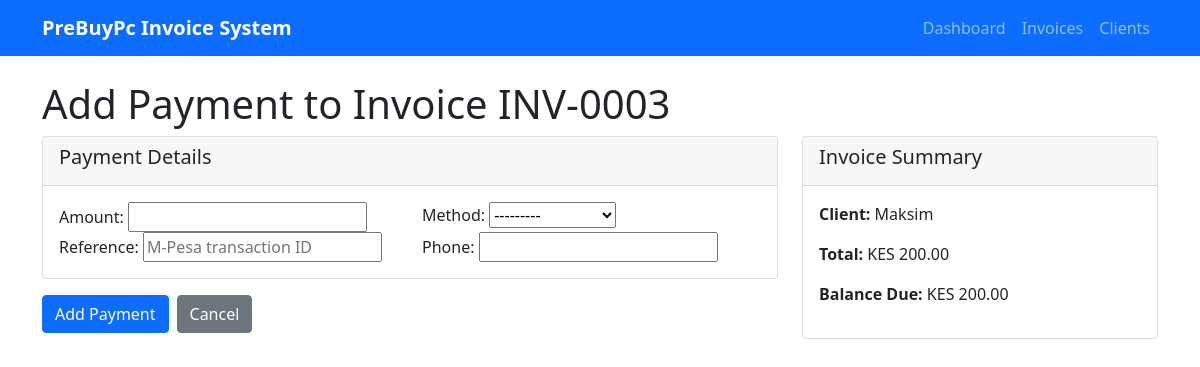
The app's page /invoices/3/payment/, older data.
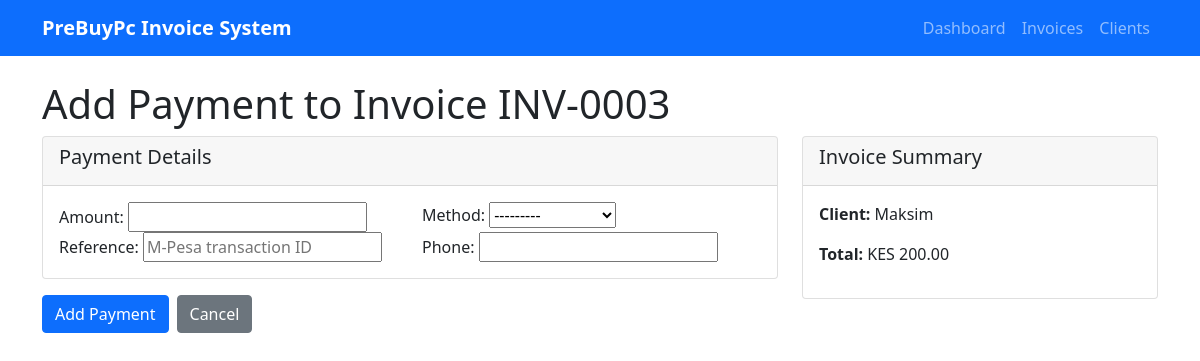
The same page, newer data.
### invoices/models.py (models this page shows, shortened)
class Invoice(models.Model):
    STATUS_CHOICES = [
        ('draft', 'Draft'),
        ('sent', 'Sent'),
        ('paid', 'Paid'),
        ('overdue', 'Overdue'),
        ('cancelled', 'Cancelled'),
        ('refunded', 'Refunded'),
    ]
    invoice_number = models.CharField(max_length=50, unique=True)
    client = models.ForeignKey(Client, on_delete=models.CASCADE, related_name='invoices')
    currency = models.CharField(max_length=3, default='KES')
    date_issued = models.DateField(default=timezone.now)
    due_date = models.DateField(null=True, blank=True)
    status = models.CharField(max_length=20, choices=STATUS_CHOICES, default='draft')
    tax_rate = models.DecimalField(max_digits=5, decimal_places=2, default=0)
    discount = models.DecimalField(max_digits=10, decimal_places=2, default=0)
    subtotal = models.DecimalField(max_digits=10, decimal_places=2, default=0)
    tax_amount = models.DecimalField(max_digits=10, decimal_places=2, default=0)
    grand_total = models.DecimalField(max_digits=10, decimal_places=2, default=0)
    paid_at = models.DateTimeField(null=True, blank=True)
    notes = models.TextField(blank=True)
    public_token = models.UUIDField(default=uuid.uuid4, editable=False, unique=True)
    is_active = models.BooleanField(default=True)
    created_at = models.DateTimeField(auto_now_add=True)
    updated_at = models.DateTimeField(auto_now=True)
    @property
    def balance_due(self):
        total_paid = sum(payment.amount for payment in self.payments.all())
        return max(Decimal(0), self.grand_total - total_paid)
    class Meta:
        ordering = ['-created_at']
        indexes = [
            models.Index(fields=['invoice_number']),
            models.Index(fields=['client']),
            models.Index(fields=['status']),
        ]

class Client(models.Model):
    name = models.CharField(max_length=255)
    email = models.EmailField(blank=True)
    phone = models.CharField(max_length=20, blank=True)
    company_name = models.CharField(max_length=255, blank=True)
    billing_address = models.TextField(blank=True)
    kra_pin = models.CharField(max_length=20, blank=True)
    notes = models.TextField(blank=True)
    created_at = models.DateTimeField(auto_now_add=True)
    updated_at = models.DateTimeField(auto_now=True)
    class Meta:
        ordering = ['-created_at']

### invoices/views.py (the view)
# urls.py: path('invoices/<int:invoice_pk>/payment/', views.payment_add, name='add_payment'),
def payment_add(request, invoice_pk):
    invoice = get_object_or_404(Invoice, pk=invoice_pk)
    if request.method == 'POST':
        form = PaymentForm(request.POST)
        if form.is_valid():
            payment = form.save(commit=False)
            payment.invoice = invoice
            payment.save()
            invoice.save()
            messages.success(request, f'Payment of {invoice.currency} {payment.amount} added successfully.')
            return redirect('invoices:detail', pk=invoice.pk)
    else:
        form = PaymentForm()
    return render(request, 'invoices/payment_form.html', {
        'form': form,
        'invoice': invoice
    })

### invoices/forms.py
class PaymentForm(forms.ModelForm):
    class Meta:
        model = Payment
        fields = ['amount', 'method', 'reference', 'phone']
        widgets = {
            'reference': forms.TextInput(attrs={'placeholder': 'M-Pesa transaction ID'}),
        }

### invoices/templates/invoices/payment_form.html (shortened to what this page needs)
{% extends 'invoices/base.html' %}
{% block content %}
<h1>Add Payment to Invoice {{ invoice.invoice_number }}</h1>
<div class="row">
    <div class="col-md-8">
        <form method="post">
            <div class="card">
                <div class="card-header">
                    <h5>Payment Details</h5>
                </div>
                <div class="card-body">
                    <div class="row">
                        <div class="col-md-6">
                            {{ form.amount.label_tag }}
                            {{ form.amount }}
                        </div>
                        <div class="col-md-6">
                            {{ form.method.label_tag }}
                            {{ form.method }}
                        </div>
                    </div>
                    <div class="row">
                        <div class="col-md-6">
                            {{ form.reference.label_tag }}
                            {{ form.reference }}
                        </div>
                        <div class="col-md-6">
                            {{ form.phone.label_tag }}
                            {{ form.phone }}
                        </div>
                    </div>
                </div>
            </div>
            <div class="d-flex gap-2 mt-3">
                <button type="submit" class="btn btn-primary">Add Payment</button>
                <a href="{% url 'invoices:detail' invoice.pk %}" class="btn btn-secondary">Cancel</a>
            </div>
        </form>
    </div>
    <div class="col-md-4">
        <div class="card">
            <div class="card-header">
                <h5>Invoice Summary</h5>
            </div>
            <div class="card-body">
                <p><strong>Client:</strong> {{ invoice.client.name }}</p>
                <p><strong>Total:</strong> {{ invoice.currency }} {{ invoice.grand_total|floatformat:2 }}</p>
                {% if invoice.balance_due > 0 %}
                <p><strong>Balance Due:</strong> {{ invoice.currency }} {{ invoice.balance_due|floatformat:2 }}</p>
                {% endif %}
            </div>
        </div>
    </div>
</div>
{% endblock %}

Row changes from the older to the newer data that the page shows:
changed Invoice "INV-0003": currency "KES" → (not shown); balance_due "200.00" → (not shown)
Text that changed along with them:
text no longer shown: "Balance Due:"
